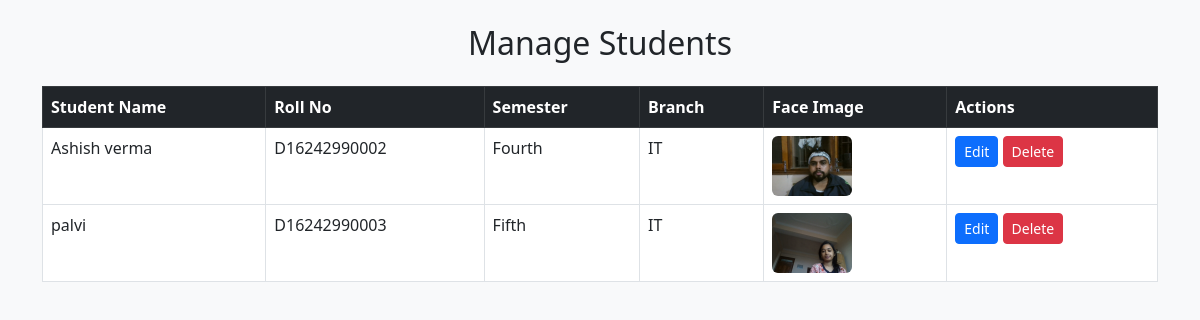
The app's page /manage-students/ with its own data.
### facereco/models.py (models this page shows, shortened)
class Register(models.Model):
    user = models.ForeignKey(User, on_delete=models.CASCADE, null=True, blank=True)
    student_name = models.CharField(max_length=100)
    roll_no = models.CharField(max_length=20, unique=True)
    semester = models.CharField(max_length=20)
    branch = models.CharField(max_length=50)
    face_image = models.ImageField(upload_to='face_images/', null=True, blank=True)

### facereco/views.py (the view)
# urls.py: path("manage-students/", views.manage_students, name="manage_students"),
def manage_students(request):
    students = Register.objects.all()   # ✅ corrected
    return render(request, "manage_students.html", {"students": students})

### facereco/templates/manage_students.html (shortened to what this page needs)
<!DOCTYPE html>
<html lang="en">
<head>
  <link href="https://cdn.jsdelivr.net/npm/bootstrap@5.3.0/dist/css/bootstrap.min.css" rel="stylesheet" />
</head>
<body class="bg-light">
<div class="container py-4">
  <h2 class="mb-4 text-center">Manage Students</h2>
  <table class="table table-bordered table-hover bg-white">
    <thead class="table-dark">
      <tr>
        <th>Student Name</th>
        <th>Roll No</th>
        <th>Semester</th>
        <th>Branch</th>
        <th>Face Image</th>
        <th>Actions</th>
      </tr>
    </thead>
    <tbody>
      {% for student in students %}
      <tr>
        <td>{{ student.student_name }}</td>
        <td>{{ student.roll_no }}</td>
        <td>{{ student.semester }}</td>
        <td>{{ student.branch }}</td>
        <td>
          {% if student.face_image %}
            <img src="{{ student.face_image.url }}" width="80" class="rounded" />
          {% else %}
            No Image
          {% endif %}
        </td>
        <td>
          <a href="{% url 'edit_student' student.id %}" class="btn btn-sm btn-primary">Edit</a>
          <a href="{% url 'delete_student' student.id %}" class="btn btn-sm btn-danger"
             onclick="return confirm('Are you sure to delete this student?');">Delete</a>
        </td>
      </tr>
      {% empty %}
      <tr>
        <td colspan="6" class="text-center">No students found.</td>
      </tr>
      {% endfor %}
    </tbody>
  </table>
</div>
</body>
</html>

### records on screen
Register: student_name "Ashish verma", roll_no "D16242990002", semester "Fourth", branch "IT", face_image (picture)
Register: student_name "palvi", roll_no "D16242990003", semester "Fifth", branch "IT", face_image (picture)
